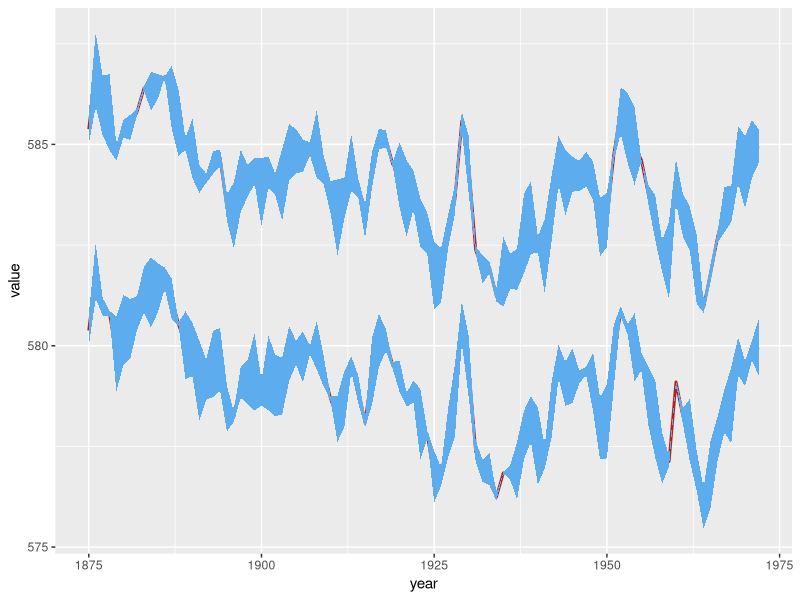

The R script that drew this image:
## ---- chunk 1
nchar("¡Plotea tus intervalos de confianza de manera facil! Con la función geom_ribbon() de ggplot podrás añadir areas sombreadas a tu plot. ¡Te enseñamos cómo!")
## ---- chunk 2
knitr::opts_chunk$set(echo = TRUE)
## ---- chunk 3
library(tidyverse)
huron <- data.frame(year = rep(1875:1972,2), 
                    group = c(rep("a",98),rep("b",98)),
                    value = c(LakeHuron, LakeHuron + 5),
                    std = runif(length(LakeHuron)*2,0,1))     # Creamos el conjunto de datos con dos series

# Seguimos la misma estructura para crear el plot, pero añadiendo fill=group y group=group para indicar que
# coloree y trate las dos series de manera diferenciada.
huron %>% 
  ggplot(aes(year, value, fill = group)) +                    
  geom_line(color = "firebrick", size = 1) +
  geom_ribbon(aes(ymin = value - std,
                  ymax = value + std,
                  group=group),
              fill = "steelblue2") 

